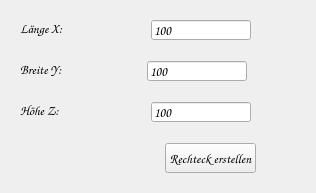
      <widget class="QWidget" name="tab_rechteck">
       <property name="sizePolicy">
        <sizepolicy hsizetype="Preferred" vsizetype="Minimum">
         <horstretch>0</horstretch>
         <verstretch>0</verstretch>
        </sizepolicy>
       </property>
       <property name="minimumSize">
        <size>
         <width>0</width>
         <height>160</height>
        </size>
       </property>
       <property name="maximumSize">
        <size>
         <width>16777215</width>
         <height>220</height>
        </size>
       </property>
       <attribute name="title">
        <string>Rechteck erstellen</string>
       </attribute>
       <layout class="QVBoxLayout" name="verticalLayout">
        <item>
         <widget class="QWidget" name="wg_x_roh" native="true">
          <property name="minimumSize">
           <size>
            <width>0</width>
            <height>32</height>
           </size>
          </property>
          <property name="maximumSize">
           <size>
            <width>16777215</width>
            <height>35</height>
           </size>
          </property>
          <layout class="QHBoxLayout" name="horizontalLayout">
           <item>
            <widget class="QLabel" name="lb_rechteck_laenge">
             <property name="sizePolicy">
              <sizepolicy hsizetype="Fixed" vsizetype="Fixed">
               <horstretch>0</horstretch>
               <verstretch>0</verstretch>
              </sizepolicy>
             </property>
             <property name="maximumSize">
              <size>
               <width>200</width>
               <height>50</height>
              </size>
             </property>
             <property name="font">
              <font>
               <family>Comic Sans MS</family>
               <pointsize>10</pointsize>
               <bold>false</bold>
              </font>
             </property>
             <property name="text">
              <string>Länge X: </string>
             </property>
             <property name="alignment">
              <set>Qt::AlignmentFlag::AlignLeading|Qt::AlignmentFlag::AlignLeft|Qt::AlignmentFlag::AlignVCenter</set>
             </property>
            </widget>
           </item>
           <item>
            <spacer name="horizontalSpacer_14">
             <property name="orientation">
              <enum>Qt::Orientation::Horizontal</enum>
             </property>
             <property name="sizeType">
              <enum>QSizePolicy::Policy::Fixed</enum>
             </property>
             <property name="sizeHint" stdset="0">
              <size>
               <width>80</width>
               <height>20</height>
              </size>
             </property>
            </spacer>
           </item>
           <item>
            <widget class="QLineEdit" name="le_rechteck_laenge">
             <property name="sizePolicy">
              <sizepolicy hsizetype="Fixed" vsizetype="Fixed">
               <horstretch>0</horstretch>
               <verstretch>0</verstretch>
              </sizepolicy>
             </property>
             <property name="minimumSize">
              <size>
               <width>100</width>
               <height>20</height>
              </size>
             </property>
             <property name="maximumSize">
              <size>
               <width>150</width>
               <height>25</height>
              </size>
             </property>
             <property name="font">
              <font>
               <family>Comic Sans MS</family>
               <pointsize>10</pointsize>
               <bold>false</bold>
              </font>
             </property>
             <property name="text">
              <string>100</string>
             </property>
            </widget>
           </item>
           <item>
            <spacer name="horizontalSpacer_17">
             <property name="orientation">
              <enum>Qt::Orientation::Horizontal</enum>
             </property>
             <property name="sizeHint" stdset="0">
              <size>
               <width>40</width>
               <height>20</height>
              </size>
             </property>
            </spacer>
           </item>
          </layout>
         </widget>
        </item>
        <item>
         <widget class="QWidget" name="wg_y_roh" native="true">
          <property name="minimumSize">
           <size>
            <width>0</width>
            <height>32</height>
           </size>
          </property>
          <property name="maximumSize">
           <size>
            <width>16777215</width>
            <height>35</height>
           </size>
          </property>
          <layout class="QHBoxLayout" name="horizontalLayout_2">
           <item>
            <widget class="QLabel" name="lb_rechteck_breite">
             <property name="sizePolicy">
              <sizepolicy hsizetype="Fixed" vsizetype="Fixed">
               <horstretch>0</horstretch>
               <verstretch>0</verstretch>
              </sizepolicy>
             </property>
             <property name="maximumSize">
              <size>
               <width>200</width>
               <height>50</height>
              </size>
             </property>
             <property name="font">
              <font>
               <family>Comic Sans MS</family>
               <pointsize>10</pointsize>
               <bold>false</bold>
              </font>
             </property>
             <property name="text">
              <string>Breite Y: </string>
             </property>
             <property name="alignment">
              <set>Qt::AlignmentFlag::AlignLeading|Qt::AlignmentFlag::AlignLeft|Qt::AlignmentFlag::AlignVCenter</set>
             </property>
            </widget>
           </item>
           <item>
            <spacer name="horizontalSpacer_15">
             <property name="orientation">
              <enum>Qt::Orientation::Horizontal</enum>
             </property>
             <property name="sizeType">
              <enum>QSizePolicy::Policy::Fixed</enum>
             </property>
             <property name="sizeHint" stdset="0">
              <size>
               <width>76</width>
               <height>20</height>
              </size>
             </property>
            </spacer>
           </item>
           <item>
            <widget class="QLineEdit" name="le_rechteck_breite">
             <property name="sizePolicy">
              <sizepolicy hsizetype="Fixed" vsizetype="Fixed">
               <horstretch>0</horstretch>
               <verstretch>0</verstretch>
              </sizepolicy>
             </property>
             <property name="minimumSize">
              <size>
               <width>100</width>
               <height>20</height>
              </size>
             </property>
             <property name="maximumSize">
              <size>
               <width>150</width>
               <height>25</height>
              </size>
             </property>
             <property name="font">
              <font>
               <family>Comic Sans MS</family>
               <pointsize>10</pointsize>
               <bold>false</bold>
              </font>
             </property>
             <property name="text">
              <string>100</string>
             </property>
            </widget>
           </item>
           <item>
            <spacer name="horizontalSpacer_18">
             <property name="orientation">
              <enum>Qt::Orientation::Horizontal</enum>
             </property>
             <property name="sizeHint" stdset="0">
              <size>
               <width>40</width>
               <height>20</height>
              </size>
             </property>
            </spacer>
           </item>
          </layout>
         </widget>
        </item>
        <item>
         <widget class="QWidget" name="wg_z_roh" native="true">
          <property name="minimumSize">
           <size>
            <width>0</width>
            <height>32</height>
           </size>
          </property>
          <property name="maximumSize">
           <size>
            <width>16777215</width>
            <height>35</height>
           </size>
          </property>
          <layout class="QHBoxLayout" name="horizontalLayout_3">
           <item>
            <widget class="QLabel" name="lb_rechteck_hoehe">
             <property name="sizePolicy">
              <sizepolicy hsizetype="Fixed" vsizetype="Fixed">
               <horstretch>0</horstretch>
               <verstretch>0</verstretch>
              </sizepolicy>
             </property>
             <property name="maximumSize">
              <size>
               <width>200</width>
               <height>50</height>
              </size>
             </property>
             <property name="font">
              <font>
               <family>Comic Sans MS</family>
               <pointsize>10</pointsize>
               <bold>false</bold>
              </font>
             </property>
             <property name="text">
              <string>Höhe Z:  </string>
             </property>
             <property name="alignment">
              <set>Qt::AlignmentFlag::AlignLeading|Qt::AlignmentFlag::AlignLeft|Qt::AlignmentFlag::AlignVCenter</set>
             </property>
            </widget>
           </item>
           <item>
            <spacer name="horizontalSpacer_16">
             <property name="orientation">
              <enum>Qt::Orientation::Horizontal</enum>
             </property>
             <property name="sizeType">
              <enum>QSizePolicy::Policy::Fixed</enum>
             </property>
             <property name="sizeHint" stdset="0">
              <size>
               <width>80</width>
               <height>20</height>
              </size>
             </property>
            </spacer>
           </item>
           <item>
            <widget class="QLineEdit" name="le_rechteck_hoehe">
             <property name="sizePolicy">
              <sizepolicy hsizetype="Fixed" vsizetype="Fixed">
               <horstretch>0</horstretch>
               <verstretch>0</verstretch>
              </sizepolicy>
             </property>
             <property name="minimumSize">
              <size>
               <width>100</width>
               <height>20</height>
              </size>
             </property>
             <property name="maximumSize">
              <size>
               <width>150</width>
               <height>25</height>
              </size>
             </property>
             <property name="font">
              <font>
               <family>Comic Sans MS</family>
               <pointsize>10</pointsize>
               <bold>false</bold>
              </font>
             </property>
             <property name="text">
              <string>100</string>
             </property>
            </widget>
           </item>
           <item>
            <spacer name="horizontalSpacer_19">
             <property name="orientation">
              <enum>Qt::Orientation::Horizontal</enum>
             </property>
             <property name="sizeHint" stdset="0">
              <size>
               <width>40</width>
               <height>20</height>
              </size>
             </property>
            </spacer>
           </item>
          </layout>
         </widget>
        </item>
        <item>
         <widget class="QWidget" name="wg_button_roh" native="true">
          <property name="minimumSize">
           <size>
            <width>0</width>
            <height>40</height>
           </size>
          </property>
          <property name="maximumSize">
           <size>
            <width>16777215</width>
            <height>50</height>
           </size>
          </property>
          <layout class="QHBoxLayout" name="horizontalLayout_4">
           <item>
            <spacer name="horizontalSpacer">
             <property name="orientation">
              <enum>Qt::Orientation::Horizontal</enum>
             </property>
             <property name="sizeType">
              <enum>QSizePolicy::Policy::Fixed</enum>
             </property>
             <property name="sizeHint" stdset="0">
              <size>
               <width>145</width>
               <height>20</height>
              </size>
             </property>
            </spacer>
           </item>
           <item>
            <widget class="QPushButton" name="pb_rechteck">
             <property name="minimumSize">
              <size>
               <width>0</width>
               <height>30</height>
              </size>
             </property>
             <property name="font">
              <font>
               <family>Comic Sans MS</family>
               <pointsize>10</pointsize>
               <bold>false</bold>
              </font>
             </property>
             <property name="text">
              <string>Rechteck erstellen</string>
             </property>
             <property name="autoDefault">
              <bool>true</bool>
             </property>
            </widget>
           </item>
           <item>
            <spacer name="horizontalSpacer_3">
             <property name="orientation">
              <enum>Qt::Orientation::Horizontal</enum>
             </property>
             <property name="sizeHint" stdset="0">
              <size>
               <width>40</width>
               <height>20</height>
              </size>
             </property>
            </spacer>
           </item>
          </layout>
         </widget>
        </item>
       </layout>
      </widget>
